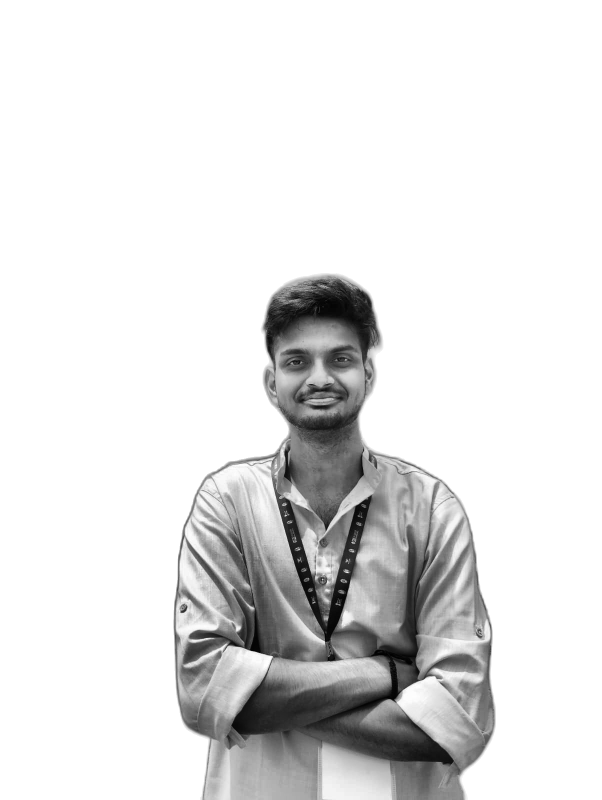
#> input picture source-prepped.png, 1204 x 1600 px, found by its file name (shown at 1/2 size)
$ python make_ascii_svg.py
#> lines starting #> are read from the running program, lines starting #| are printed output that depends on the picture
#!/usr/bin/env python3
"""
make_ascii_svg.py — Convert a prepped grayscale photo into a
self-typing, monochrome ASCII-art SVG.

Usage:
    python scripts/make_ascii_svg.py [source-prepped.png] [ascii-portrait.svg]
"""
import os
import sys

from PIL import Image

RAMP = " .`:-=+*cs#%@"           # bright (sparse) -> dark (dense)
COLS = 100
ROWS = 53
FONT_SIZE = 8
CHAR_W = FONT_SIZE * 0.6          # monospace advance width
CHAR_H = FONT_SIZE * 1.15
FILL_COLOR = "#c9d1d9"            # light gray — monochrome on purpose
BG_COLOR = "transparent"
ROW_STAGGER_MS = 45               # delay between each row starting
ROW_DURATION_MS = 380             # how long each row takes to wipe in
TIMING_STEPS = 28                 # typewriter "chunkiness" of the wipe

# Terminal characters are taller than wide, so correct the sampling
# aspect ratio to avoid a squashed portrait.
ASPECT_CORRECTION = 0.55


def image_to_ascii_rows(path: str, cols: int = COLS, rows: int = ROWS):
#> called with path = 'source-prepped.png', cols = 100, rows = 53
    img = Image.open(path).convert("L")
#> img is the input picture: PIL image 1204x1600 L; min 0, max 255, mean 226.4
    img = img.resize((cols, rows))
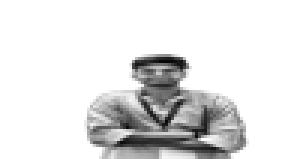
#> img: PIL image 100x53 L (shown 3 times larger); min 6, max 255, mean 226.3
    pixels = img.load()

    ramp_len = len(RAMP) - 1
    ascii_rows = []
    for y in range(rows):
        row_chars = []
        for x in range(cols):
            brightness = pixels[x, y]  # 0 (black) .. 255 (white)
            idx = int((255 - brightness) / 255 * ramp_len)
            row_chars.append(RAMP[idx])
        ascii_rows.append("".join(row_chars))
#> after the loop, ascii_rows = 53 items
    return ascii_rows


def esc(s: str) -> str:
    return s.replace("&", "&amp;").replace("<", "&lt;").replace(">", "&gt;")


def build_svg(ascii_rows, out_path: str):
    n_rows = len(ascii_rows)
    n_cols = max(len(r) for r in ascii_rows)
    width = n_cols * CHAR_W
    height = n_rows * CHAR_H

    style = f"""
    .ascii-text {{
        font-family: 'SFMono-Regular', Consolas, 'Liberation Mono', Menlo, monospace;
        font-size: {FONT_SIZE}px;
        fill: {FILL_COLOR};
        white-space: pre;
    }}
    .row-clip-rect {{
        animation-timing-function: steps({TIMING_STEPS}, end);
        animation-fill-mode: forwards;
        animation-iteration-count: 1;
    }}
    .cursor {{
        fill: {FILL_COLOR};
        animation-timing-function: steps({TIMING_STEPS}, end);
        animation-fill-mode: forwards;
        animation-iteration-count: 1;
        opacity: 0.9;
    }}
    @keyframes wipe-in {{
        from {{ width: 0px; }}
        to   {{ width: {width}px; }}
    }}
    @keyframes cursor-ride {{
        from {{ transform: translateX(0px); opacity: 0.9; }}
        99%  {{ opacity: 0.9; }}
        to   {{ transform: translateX({width}px); opacity: 0; }}
    }}
    """
    if os.environ.get("STATIC") == "1":
        style += (
            ".row-clip-rect { animation: none !important; width: "
            f"{width}px !important; }} "
            ".cursor { animation: none !important; opacity: 0 !important; }"
        )

    defs = []
    rows_markup = []
    for i, row in enumerate(ascii_rows):
        delay = i * ROW_STAGGER_MS
        clip_id = f"clip-row-{i}"
        y = (i + 1) * CHAR_H - (CHAR_H * 0.25)
        row_y = i * CHAR_H

        defs.append(
            f'<clipPath id="{clip_id}">'
            f'<rect class="row-clip-rect" x="0" y="{row_y}" '
            f'width="0" height="{CHAR_H}" '
            f'style="animation-name: wipe-in; animation-duration: {ROW_DURATION_MS}ms; '
            f'animation-delay: {delay}ms;" />'
            f'</clipPath>'
        )

        rows_markup.append(
            f'<g clip-path="url(#{clip_id})">'
            f'<text class="ascii-text" x="0" y="{y}">{esc(row)}</text>'
            f'</g>'
            f'<rect class="cursor" x="0" y="{row_y}" width="{CHAR_W}" height="{CHAR_H}" '
            f'style="animation-name: cursor-ride; animation-duration: {ROW_DURATION_MS}ms; '
            f'animation-delay: {delay}ms;" />'
        )

    svg = (
        f'<svg viewBox="0 0 {width:.1f} {height:.1f}" width="{width:.1f}" height="{height:.1f}" '
        f'xmlns="http://www.w3.org/2000/svg">'
        f'<style>{style}</style>'
        f'<defs>{"".join(defs)}</defs>'
        f'<rect x="0" y="0" width="{width:.1f}" height="{height:.1f}" fill="{BG_COLOR}" />'
        f'{"".join(rows_markup)}'
        f'</svg>'
    )

    with open(out_path, "w") as f:
        f.write(svg)
    print(f"Wrote {out_path} ({n_cols}x{n_rows} chars, {width:.0f}x{height:.0f}px)")


if __name__ == "__main__":
    src = sys.argv[1] if len(sys.argv) > 1 else "source-prepped.png"
    out = sys.argv[2] if len(sys.argv) > 2 else "ascii-portrait.svg"
    rows = image_to_ascii_rows(src)
#> rows = 53 items
    build_svg(rows, out)
#> in build_svg, `n_rows = len(ascii_rows)`: n_rows = 53
#> in build_svg, `n_cols = max(len(r) for r in ascii_rows)`: n_cols = 100
#> in build_svg, `width = n_cols * CHAR_W`: width = 480
#> in build_svg, `height = n_rows * CHAR_H`: height = 487.6
#> the loop in build_svg, `for i, row in enumerate(ascii_rows):` made 53 passes
#> (delay, clip_id, y, row_y) on passes 1 to 12: (0, 'clip-row-0', 6.9, 0), (45, 'clip-row-1', 16.1, 9.2), (90, 'clip-row-2', 25.3, 18.4), (135, 'clip-row-3', 34.5, 27.6), (180, 'clip-row-4', 43.7, 36.8), (225, 'clip-row-5', 52.9, 46), (270, 'clip-row-6', 62.1, 55.2), (315, 'clip-row-7', 71.3, 64.4), (360, 'clip-row-8', 80.5, 73.6), (405, 'clip-row-9', 89.7, 82.8), (450, 'clip-row-10', 98.9, 92), (495, 'clip-row-11', 108.1, 101.2)
#> after the loop in build_svg, `for i, row in enumerate(ascii_rows):`: defs = 53 items
#| Wrote ascii-portrait.svg (100x53 chars, 480x488px)
